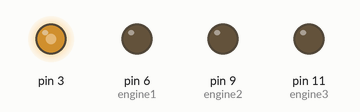
A sketch run on a simulated Arduino Uno, built with avr-gcc and run on an emulated ATmega328P. Parts: output pins drawn as LEDs (lit = HIGH).

Above: at 0.1 s.
Timing chart, 0 to 1.6 s (numbered marks = the images above):
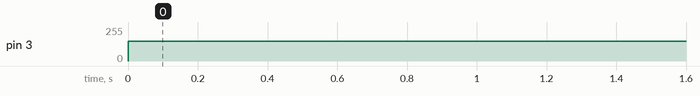

Measured:
- by itself, pin 3: 0/255 → 150/255 at 0.00 s

The sketch:

tachometer.ino
```cpp
const int engine1 = 6;
const int engine2 = 9;
const int engine3 = 11;

void setup() {
  pinMode(engine1, OUTPUT);
  pinMode(engine2, OUTPUT);
  pinMode(engine3, OUTPUT);
}

void loop() {
  vibrateSingle(3, 150, 0);
}

void vibrate(int engine,int strength, int ms) {
  analogWrite(engine, strength);
  delay(ms);
}

void vibrateSingle(int engine, int strength, int ms) {
  analogWrite(engine1, 0);
  analogWrite(engine2, 0);
  analogWrite(engine3, 0);

  vibrate(engine, strength, ms);
}

void disableAllEngines() {
  vibrateSingle(engine1, 0, 0);
}

void waveEngines(int engine1, int engine2, int engine3, int intensity, int frequency) {
  vibrateSingle(engine1, intensity, frequency);
  vibrateSingle(engine2, intensity, frequency);
  vibrateSingle(engine3, intensity, frequency);
}

void wave(int frequency, int intensity, boolean reverse) {
  if (reverse) {
    waveEngines(engine3, engine2, engine1, intensity, frequency);
  } else {
    waveEngines(engine1, engine2, engine3, intensity, frequency);
  }
}

void bendEngines(int engine1, int engine2, int engine3, int intensity, int duration) {
  vibrate(engine1, intensity * 0.85f, duration * 0.125f);
  vibrate(engine2, intensity * 0.85f, duration * 0.125f);
  vibrate(engine1, 0, 0);
  delay(0.10f * duration);
  vibrate(engine3, intensity, 0);
  delay(0.05f * duration);
  vibrate(engine2, 0, 0);
  delay(0.5f * duration);
  vibrate(engine3, 0, 0);
}

void bend(int intensity, int duration, boolean reverse) {
  if (reverse) {
    bendEngines(engine3, engine2, engine1, intensity, duration);
  } else {
    bendEngines(engine1, engine2, engine3, intensity, duration);
  }
}

void peaks(int interval) {
  for (int i = 0; i <= 100; i++) {
    vibrate(engine1, 100 + (1.55 * i), interval * 2);
  }
  for (int i = 0; i < 100; i++) {
    vibrate(engine2, 100 + (1.55 * i), interval);
    vibrate(engine1, 255 - (2.55 * i), interval);
  }
  for (int i = 0; i < 100; i++) {
    vibrate(engine3, 100 + (1.55 * i), interval);
    vibrate(engine2, 255 - (2.55 * i), interval);
  }
  delay(2000);
  disableAllEngines();
  delay(1000);
}

void racing(int interval, int speed, int initialSpeed) {
  for (int i = initialSpeed; i < speed; i++) {
    const float intensity = 140 + (1.15 * (i % 101));
    vibrate(engine1, intensity, 0);
    vibrate(engine3, intensity, interval + 5 * (i / 100));
  }
}

void braking(int interval, int speed, int initialSpeed) {
  for (int i = speed; i > initialSpeed; i--) {
    const float intensity = 140 + (1.15 * (i % 101));
    vibrate(engine1, intensity, 0);
    vibrate(engine3, intensity, interval + 5 * (i / 100));
  }
}

void racingSlow(int interval, int speed) {
  for (int i = 0; i < speed; i++) {
    const float intensity = 100 + (1.15 * (i % 100));
    vibrate(engine1, intensity, 0);
    vibrate(engine3, intensity, interval + 5 * (i / 100));
  }
}

void startEngine() {
  vibrate(engine1, 200, 0);
  vibrate(engine3, 200, 500);
  vibrate(engine1, 100, 0);
  vibrate(engine2, 100, 0);
  vibrate(engine3, 100, 3000);
}

void storyboard() {
  delay(13500);

  // Insgesamt 24150 ( = 11000)
  startEngine(); // 3500
  delay(7000); // 7500
  // Jetzt sind wir bei: 24150
  disableAllEngines();
  racingSlow(50, 150);
  for (int i = 0; i < 2; i++) {
    wave(125, 255, false);
    delay(300);
  }
  delay(500);
  racing(25, 600, 550);
  for (int i = 0; i < 2; i++) {
    wave(125, 255, false);
    delay(300);
  }
  racing(25, 600, 550);
  braking(12, 200, 100);
}

// Notes:
//  wave(500, 125, false);
//  wave(500, 125, true);
//  bend(200, 3000, false);
//  bend(200, 3000, true);
//  peaks(25);
//  delay(2000);
//  racing(25);
//  vibrate(engine1, 0, 0);
//  vibrate(engine2, 0, 0);
//  vibrate(engine3, 0, 0);
//  startEngine();
//  vibrate(engine1, 0, 0);
//  vibrate(engine2, 0, 0);
//  vibrate(engine3, 0, 0);
//  delay(2000);
//  wave(250, 255, false);

//void loop() {
//  vibrateSingle(13, 255, 1000);
//  vibrateSingle(13, 0, 500);
//  vibrateSingle(13, 255, 1000);
//  vibrateSingle(13, 0, 500);
//  vibrateSingle(13, 255, 1000);
//  vibrateSingle(13, 0, 500);
//  storyboard();
//}
```
